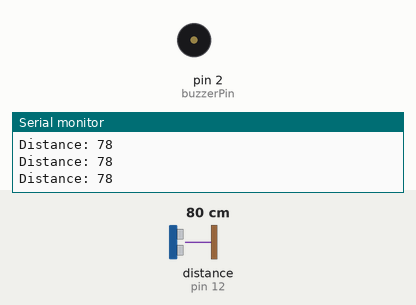
A sketch run on a simulated Arduino Uno, built with avr-gcc and run on an emulated ATmega328P. Shown: buzzer (waves = sounding), the last lines printed to the serial monitor. Wiring (inferred from the names in the program): ultrasonic range finder: trigger pin 11; echo pin 12. The test bench sets the inputs (shaded band); at power-on: distance to the obstacle (sensor on pin 12) 80 cm. The echo pulse lasts 58.3 µs per cm.

Above: at 1.2 s.
1.3 s: distance to the obstacle (sensor on pin 12) set to 56 cm
2.8 s: distance to the obstacle (sensor on pin 12) set to 45 cm
At 3.11 s:
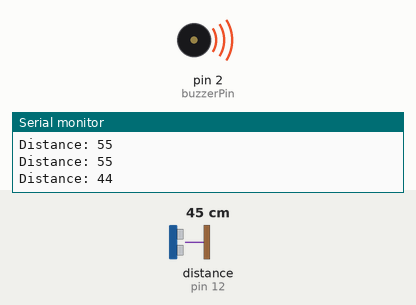
5.8 s: distance to the obstacle (sensor on pin 12) set to 60 cm
At 6.9 s:
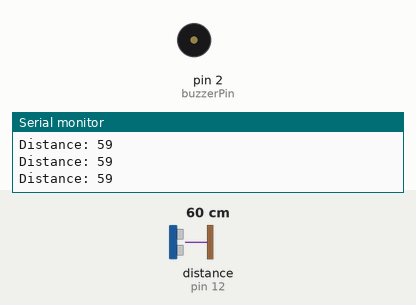
7.6 s: distance to the obstacle (sensor on pin 12) set to 35 cm
At 8.19 s:
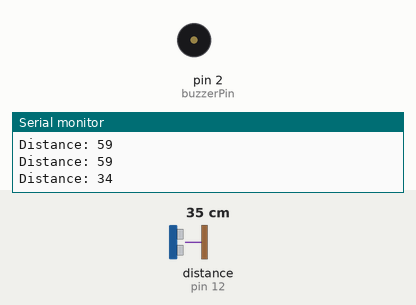
Timing chart, 0 to 11.6 s (numbered marks = the images above; inputs shaded):
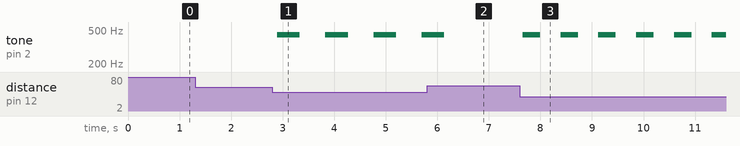

The sketch:

mesafe_olcer.ino
```cpp
const int trigPin = 11;
const int echoPin = 12;
const int buzzerPin = 2;
long duration;
int distance;

int maximumRange = 50;
int minimumRange = 0;
void setup() {
  pinMode(trigPin, OUTPUT);
  pinMode(echoPin, INPUT);
  pinMode(buzzerPin, OUTPUT);
  Serial.begin(9600);
}

void loop() {

  int olcum = mesafe(maximumRange, minimumRange);

  melodi(olcum*10);
}

int mesafe(int maxrange, int minrange)
{
  digitalWrite(trigPin, LOW);
  delayMicroseconds(2);
  digitalWrite(trigPin, HIGH);
  delayMicroseconds(10);
  digitalWrite(trigPin, LOW);
  duration = pulseIn(echoPin, HIGH);
  distance = duration*0.034/2;
  delay(50);
  Serial.print("Distance: ");
  Serial.println(distance);

  if(distance >= maxrange || distance <=minrange)
  return 0;
  return distance;
}

int melodi(int dly)
{
  tone(buzzerPin, 440);
  delay(dly);
  noTone(buzzerPin);
  delay(dly);
}
```

Measured:
- the behaviour switches between 51 and 50 cm on distance to the obstacle (sensor on pin 12) (found by bisection; images 0 and 1)
- after the input at 2.8 s, tone on pin 2 (buzzerPin): alternates 440 Hz for 0.44 s and silent for 0.49 s, starting after 0.10 s
- after the input at 5.8 s, tone on pin 2 (buzzerPin): goes on until 6.1 s, then stays silent
- after the input at 7.6 s, tone on pin 2 (buzzerPin): alternates 440 Hz for 0.34 s and silent for 0.39 s, starting after 0.06 s
